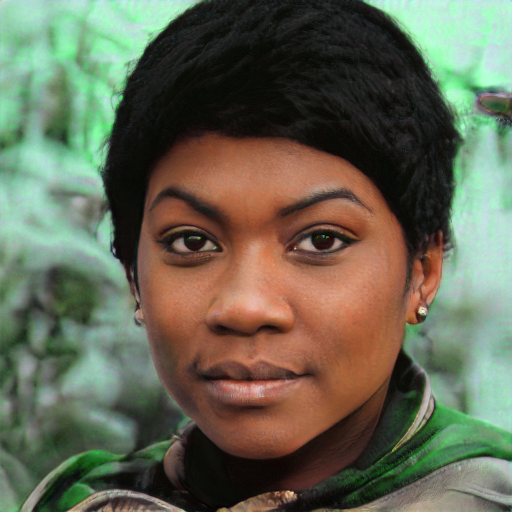
#> input picture source/example.jpeg, 1024 x 1024 px (shown at 1/2 size)
$ python DEMO_imgToCNC.py   (older library calls are emulated)
#> lines starting #> are read from the running program, lines starting #| are printed output that depends on the picture; after the words box and inside, x2 and y2 are one past the last pixel; in counts of white or black regions, pixels touching at a corner belong together
### configcheck.py
#-------------------------------------------------
# Check config.py and initialize image source

import config as cfg
import sys
import os
import random
import gan_generate as gan

#-------------------------------------------------

# Define formatting for stylized CLI info
class bcolors:
    HEADER = '\033[95m'
    OKBLUE = '\033[94m'
    OKGREEN = '\033[92m'
    WARNING = '\033[93m'
    FAIL = '\033[91m'
    ENDC = '\033[0m'
    BOLD = '\033[1m'
    UNDERLINE = '\033[4m'

statusOk = str(bcolors.OKGREEN + bcolors.BOLD + "OK" + bcolors.ENDC)
statusOkBlue = str(bcolors.OKBLUE + bcolors.BOLD + "OK" + bcolors.ENDC)
statusWarning = str(bcolors.WARNING + bcolors.BOLD + "Warning" + bcolors.ENDC)
statusDanger = str(bcolors.FAIL + bcolors.BOLD + "Danger" + bcolors.ENDC)
statusFatal = str(bcolors.FAIL + bcolors.BOLD + "Fatal" + bcolors.ENDC)

#-------------------------------------------------

# Load or generate image according to config.py
def imgLoad():
    print(bcolors.BOLD + "The following image will be painted:" + bcolors.ENDC)
    global img
    if cfg.imgRandom:
        files = os.listdir(cfg.imgRandom)
        while True:
            index = random.randrange(0, len(files))
            if not files[index].startswith("."):
                break
        img = str(cfg.imgRandom+"/"+(files[index]))
        print(img)
    elif cfg.imgPath:
        img = cfg.imgPath
        print(img)
    elif cfg.imgGenerate:
        if cfg.imgGenerate == "face":
            gan.proGanGen(cfg.imgGenerate)
        else:
            gan.styleGanGen(cfg.imgGenerate)
    else:
        sys.exit(statusFatal + " No image source specified in config.py")

#-------------------------------------------------

# Displays settings in human readable format and checks for dangerours settings
def securityCheck():
    if cfg.canvasWidth <= 0 or cfg.canvasHeight <= 0 or cfg.strokeLength <= 0 or cfg.brushSize <= 0:
        sys.exit(statusFatal + " One or more of the following values are 0 or negative: canvasWidth, canvasHeight, strokeLength, brushSize. Change them in config.py")
    else:
        statusStrokeLength = statusOk + " Stroke Length: " + str(cfg.strokeLength) + "mm"
        statusBrushSize = statusOk + " Brush Size: " + str(cfg.brushSize) + "mm"
    if cfg.canvasWidth > 1999:
        statusCanvasWidth = statusWarning + " Canvas Width: " + bcolors.WARNING + str(cfg.canvasWidth) + "mm" + bcolors.ENDC + " or " + str(round(cfg.canvasWidth/1000,2)) + "m or " + str(round(cfg.canvasWidth/24.5,2)) + " inches. The specified canvas size is considered very large. Proceed if this is intendet."
    else:
        statusCanvasWidth = statusOk + " Canvas Width: " + str(cfg.canvasWidth) + "mm"
    if cfg.canvasHeight > 1999:
        statusCanvasHeight = statusWarning + " Canvas Height: " + bcolors.WARNING + str(cfg.canvasHeight) + "mm" + bcolors.ENDC + " or " + str(round(cfg.canvasHeight/1000,2)) + "m or " + str(round(cfg.canvasHeight/24.5,2)) + " inches. The specified canvas size is considered very large. Proceed if this is intendet."
    else:
        statusCanvasHeight = statusOk + " Canvas Height: " + str(cfg.canvasHeight) + "mm"
    if cfg.toolDepth < 20 and cfg.toolDepth > 0:
        statusToolDepth = statusWarning + " Tool Depth: " + bcolors.WARNING + str(cfg.toolDepth) + "mm" + bcolors.ENDC + " or " + str(round(cfg.toolDepth/24.5,2)) + " inches. Your tool will push into the canvas. Proceed if the tool or canvas is flexible."
    elif cfg.toolDepth >= 20:
        statusToolDepth = statusDanger + " Tool Depth: " + bcolors.FAIL + str(cfg.toolDepth) + "mm" + bcolors.ENDC + " or " + str(round(cfg.toolDepth/24.5,2)) + " inches. The tool depth is considered very high and will push deeply into the canvas. Proceed with caution."
    else:
        statusToolDepth = statusOk + " Tool Depth: " + str(cfg.toolDepth) + "mm"

    if cfg.blur % 2 == 0 and cfg.blur != 0 or cfg.blur < 0:
        sys.exit(statusFatal + " cfg.Blur: " + bcolors.FAIL + str(cfg.blur)+ "px" + bcolors.ENDC + " Blur has to be an odd number and not negative.")
    if cfg.threshColor > 255:
        sys.exit(statusFatal + " Threshold: " + bcolors.FAIL + str(cfg.threshColor) + bcolors.ENDC + " threshColor has to be between 0 and 255 or negative for deactivation.")

    # Print CLI info
    print(str(bcolors.BOLD + "Security Check" + bcolors.ENDC))
    print(statusCanvasWidth)
    print(statusCanvasHeight)
    print(statusBrushSize)
    print(statusStrokeLength)
    print(statusToolDepth)
    print(str(bcolors.BOLD + "Fine Tuning" + bcolors.ENDC))
    if cfg.imgScale != 1:
        print(statusOkBlue + " Image Scale: " + str(cfg.imgScale))
    if cfg.denoise >= 0:
        print(statusOkBlue + " Denoise: " + str(cfg.denoise))
    if cfg.blur > 0:
        print(statusOkBlue + " Blur: " + str(cfg.blur))
    if cfg.threshColor > -1:
        print(statusOkBlue + " Threshold: " + str(cfg.threshColor) + "-255")
    print(bcolors.BOLD + "Summary" + bcolors.ENDC)
    print("The robot will paint a " + str(cfg.canvasWidth) + "x" + str(cfg.canvasHeight) + "mm painting with a stroke diameter of " + str(cfg.brushSize) + "mm, a maximum stroke length of " + str(cfg.strokeLength) + "mm and the tool will push " + str(cfg.toolDepth) + "mm into the canvas.")
    input("Press [Enter] to start.")

### DEMO_imgToCNC.py
#-------------------------------------------------
# Copyright (c) 2019, Titus Ebbecke. All rights reserved.
#-------------------------------------------------

import numpy as np
from numpy import linalg as LA
import cv2
import sys
import math
import socket
import time
import datetime
import pathlib
import config as cfg
import configcheck as check
import colors
from copy import deepcopy

#-------------------------------------------------
# Initialize image loading/generation and check config

check.imgLoad()
check.securityCheck()

#-------------------------------------------------
# Image preparation and color quantization

img = cv2.imread(check.img)
#> img is the input picture: shape (1024, 1024, 3); mean B, G, R 83.7, 102.9, 101.2

height, width, depth = img.shape
#> height = 1024; width = 1024; depth = 3
img = cv2.resize(img,(int(width*cfg.imgScale), int(height*cfg.imgScale))) # Scales image, when defined in config.py
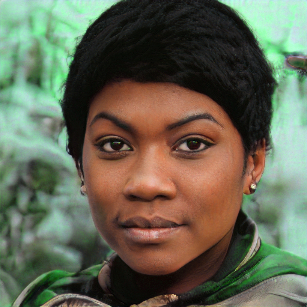
#> img: shape (307, 307, 3); mean B, G, R 83.5, 102.7, 101.1

# Apply fine tuning, when specified in config.py
if cfg.blur > 0:
    img = cv2.GaussianBlur(img,(cfg.blur,cfg.blur),0)
if cfg.denoise > 0:
    img = cv2.fastNlMeansDenoisingColored(img,None,cfg.denoise,cfg.denoise,7,21)
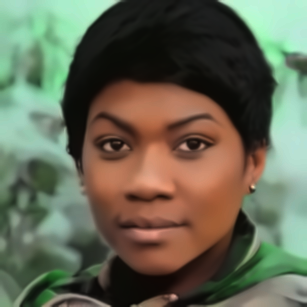
#> img: shape (307, 307, 3); mean B, G, R 83.2, 102.5, 101
if cfg.threshColor >= 0:
    img = cv2.threshold(img,cfg.threshColor,255,cv2.THRESH_BINARY)[1]

Y = img.reshape((-1, 3))
Y = np.float32(Y)

# K-means Algorithm to reduce color amount to K
K = colors.colorPaint.shape[0] # Amount of colors
criteria = (cv2.TERM_CRITERIA_EPS + cv2.TERM_CRITERIA_MAX_ITER, 10, 1.0)
ret,label,center=cv2.kmeans(Y,K,None,criteria,10,cv2.KMEANS_RANDOM_CENTERS)
#> ret = 28292485; center = [[56.6, 78.45, 59.34], [67.97, 95.62, 155.7], [110.5, 134, 109.1], [200.5, 228.7, 172.2], [135.3, 158.8, 129.7], [52.17, 68.72, 110.1], [96.25, 125.5, 191.1], [166.5, 199.7, 144.2], [83.95, 106.5, 85.87], [34.36, 44.5, 71.24], [12.66, 16.23, 16.84], [27.69, 34.34, 32.36]]
center = np.uint8(center)
#> center = [[56, 78, 59], [67, 95, 155], [110, 133, 109], [200, 228, 172], [135, 158, 129], [52, 68, 110], [96, 125, 191], [166, 199, 144], [83, 106, 85], [34, 44, 71], [12, 16, 16], [27, 34, 32]]
res = center[label.flatten()]
res2 = res.reshape((img.shape))
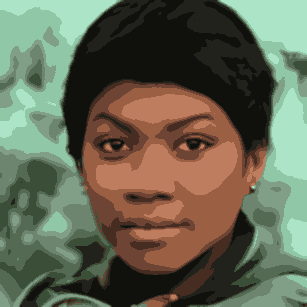
#> res2: shape (307, 307, 3); mean B, G, R 82.6, 102, 100.5

#-------------------------------------------------
# Change reduced colors to the colors defined in colors.py

colorDifferenceMax = 500
a = []
b = []
c = []

for i in range(K):
    for j in range(K):
        #d = math.sqrt((((center[i][2])-(colors.colorPaint[j][2])))**2 + (((center[i][1])-(colors.colorPaint[j][1])))**2 + (((center[i][0])-(colors.colorPaint[j][0])))**2) # Calculate euclidean distance between source colors and palette colors
        d = math.sqrt((((center[i][2])-(colors.colorPaint[j][2]))*0.3)**2 + (((center[i][1])-(colors.colorPaint[j][1]))*0.59)**2 + (((center[i][0])-(colors.colorPaint[j][0]))*0.11)**2) # Calculate euclidean distance with weights. May improve color matching. Eyes perceive some colors better then others. Uncomment this line and comment out the above one, to apply
        a.insert(j, int(d))
    if a[np.argmin(a)] < colorDifferenceMax: # Fallback when color distance is too large
        b.insert(i, np.argmin(a))
        a.clear()
        c.clear()
    else:
        b.insert(i, "null")
        a.clear()
#> after the loop, a = []; b = [10, 9, 5, 1, 8, 10, 6, 1, 5, 10, 11, 11]

# Match colors from k-means reduced input image with color palette from colors.py
for i in range(K):
   res2[np.where((res2== [center[i]]).all(axis=2))] = [colors.colorPaint[b][i]]
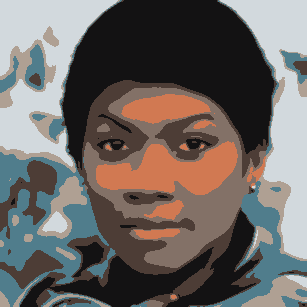
#> res2: shape (307, 307, 3); mean B, G, R 99.9, 103.1, 108.7
imgReduced = deepcopy(res2)

#-------------------------------------------------
# Setup parameters for CNC translation

# Calculate pixel-to-mm ratio
canvasSize = [cfg.canvasWidth, cfg.canvasHeight]
if img.shape[0] > img.shape[1]:
    resizeFactor = canvasSize[0]/img.shape[0]
else:
    resizeFactor = canvasSize[0]/img.shape[1]
#> resizeFactor = 2.61

# Setup variables
size = np.size(img)
#> size = 282747
done = False
brushPixel = (cfg.brushSize/resizeFactor)*2
#> brushPixel = 11.51
tolerance = 5 # Shrinks the brush size to force overlapping strokes. Increase for less missed spots. Value in mm.
initialPath = True
contourExists = False
singlePathJump = False
directionDegrees = 90
kernelBrush = np.ones((int(brushPixel)-int((tolerance/resizeFactor)*2),int(brushPixel)-int((tolerance/resizeFactor)*2)),np.uint8) # Erosion kernel. Reduces brush size. Increase negative values, to reduce missed painting spots
messageCount = 0

#-------------------------------------------------
# Communication disabled in demo mode
#
# Network - Socket

#Binds the Client with the Server
#mySocket = socket.socket()
#mySocket.bind((cfg.host,cfg.port))

#mySocket.listen(1)
#conn, addr = mySocket.accept()
#print ("Connection from: " + str(addr))

#-------------------------------------------------
# Define communication function

def sendActions(message):
    global messageCount
    #message = message.encode()
    #conn.send(message)
    print("Message sent to client:", message)
    print("\n")
    messageCount += 1
    #answer = conn.recv(33)
    #answer = answer.decode()
    #print("Client answer:", answer)

#-------------------------------------------------
# Near-Real-Time communication with robot
#
# DOCUMENTATION
#
# <Status 1> = Normal frame of coordinates.
# <Status 2> = Take paint with tool. May be removed, when your tool supports continous paint delivery and needs no paint refresh.
# <Status 3> = Path jump. A contour has been finished and the robot jumps to the beginning of the next contour.

# Loop through all colors K
for i in range(K):
    mask = cv2.inRange(res2, colors.colorPaint[i], colors.colorPaint[i]) # Define parameters of the color mask
    ## Remove noise form mask with erosion followed by dilation (Opening)
    #kernel = np.ones((2,2),np.uint8) # Fine tune kernel for less or more denoising
    #mask = cv2.morphologyEx(mask, cv2.MORPH_OPEN, kernel)
    colorSelected = colors.colorPaint[i]

    while(not done):
        ret, thresh = cv2.threshold(mask, 127, 255, 0) # Mask color K
        im2, contours, hierarchy = cv2.findContours(thresh, cv2.RETR_TREE, cv2.CHAIN_APPROX_SIMPLE) # Find contours in color mask
        cv2.drawContours(res2, contours, -1, (0,255,0), 1) # Draw contours
        zeros = size - cv2.countNonZero(mask)
        mask = cv2.erode(mask,kernelBrush,iterations = 1) # Shrink mask for innermore contour

        # Take paint for the very first time, when currently selected color exists
        if len(contours) > 0 and initialPath == True:
            sendActions('<Ext><Status>2</Status><Color>99</Color></Ext>')
            print("Start with color:", colors.colorPaint[i])
            currentStrokeLength = 0
            initialPath = False

        # Loop through all contours of the current color
        for l in range(len(contours)):
            newPath = False
            if len(contours[l])>1:
                for m in range(len(contours[l])):
                    contourExists = True
                    # Calculate distance to next coordinate, if there is a next coordinate in the array
                    if m < (len(contours[l])-1):
                        dist = round((np.linalg.norm(contours[l][m][0]-contours[l][m+1][0]))*resizeFactor,1) # Calculate euclidean distance from current to next point

                        # Calculate more distant coordinates
                        if m < (len(contours[l])-5):
                            longDist = round((np.linalg.norm(contours[l][m][0]-contours[l][m+5][0]))*resizeFactor,1) # Calculate euclidean distance from current to fifth next point
                            longX = round(contours[l][m+5][0][0]*resizeFactor)
                            longY = round(contours[l][m+5][0][1]*resizeFactor)
                        # Fallback, when the coordinate array approached it's end
                        else:
                            longX = round(contours[l][m][0][0]*resizeFactor)
                            longY = round(contours[l][m][0][1]*resizeFactor)
                            longDist = 0

                    # Calculate final coordinates (new and old ones)
                    # A coordinate is one xy-point in pixel of the contour-array
                    # It's then multiplied by the resize factor, to convert it into mm
                    currentX = round((contours[l][m][0][0])*resizeFactor)
                    currentY = round((contours[l][m][0][1])*resizeFactor)
                    lastX = round((contours[l][m-1][0][0])*resizeFactor)
                    lastY = round((contours[l][m-1][0][1])*resizeFactor)

                    # Calculate the direction to the next point
                    directionRadians = math.atan2(currentY-lastY, currentX-lastX)
                    directionDegrees = (round(math.degrees(directionRadians)/10))*10
                    # If the distance to the next point is too short and therefore irrelevant, take fifth next point
                    # This prevents the tool from changing it's direction unnecessarily much, when points have wildly different directions, because they're very close to each other
                    if longDist < 40:
                        directionRadians = math.atan2(longY-lastY, longX-lastX)
                        directionDegrees = (round(math.degrees(directionRadians)/10))*10

                    # CLI info
                    print("Angle to next point:", directionDegrees)
                    print("Distance to next point:", dist)
                    print("Stroke length:", currentStrokeLength)

                    #-------------------------------------------------
                    # Sending status and coordinate frames

                    # Check if coordinates are far enough away from the canvas border
                    # Not painting these coordinates prevents the robot from painting 'framing contours'
                    # These are created when the edge-contour of a (empty) background are found
                    # You may change this, if you also want these to be painted, e.g. in a full color painting
                    if currentX <= canvasSize[0]-10 and currentY <= canvasSize[1]-10 and currentX > 10 and currentY > 10:
                        sendActions('<Ext><Status>1</Status><Points><xyzabc X="'+str(currentX)+'" Y="'+str(currentY)+'" Z="'+str(cfg.toolDepth)+'" A="-0" B="-15" C="0"/></Points></Ext>')

                    # When coordinates are too close to the edge (framing coordinates), move the robot to X=350, Y=350, Z=-300
                    # The robot will stay there and do nothing, until the current coordinates are not framing coordinates
                    elif currentX <= canvasSize[0] and currentY <= canvasSize[1]:
                        print("Coordinates too close to the edge. Wait for innermore coordinates.")
                        sendActions('<Ext><Status>1</Status><Points><xyzabc X="350" Y="350" Z="-300" A="-0" B="-15" C="0"/></Points></Ext>')

                    else:
                    # Exit with fatal, when coordinates outside of the canvas are being generated
                    # This prevents the robot from leaving the canvas during the painting process
                        print("currentX, currentY", currentX, currentY)
                        sys.exit("Fatal: Points are being generated, that are larger than the given canvas size. Proceeding may cause serious damage and injury to the manipulator and it's sourroundings.")

                    # Refresh paint, if the robot has painted a path longer than "strokeLength"
                    if currentStrokeLength > cfg.strokeLength:
                        print("Maximum stroke length reached. Refresh paint")
                        sendActions('<Ext><Status>2</Status><Color>99</Color></Ext>')
                        currentStrokeLength = 0 # Reset length of the stroke after color refresh

                    currentStrokeLength = currentStrokeLength+dist # Calculate the length of the path painted
                    singlePathJump = True

            print("Contour finished. Jump to new contour.")
            if singlePathJump == True:
                # Jump to new contour
                sendActions('<Ext><Status>3</Status><Points><xyzabc X="'+str(lastX)+'" Y="'+str(lastY)+'" Z="'+str(cfg.toolDepth)+'" A="-0" B="-15" C="0"/></Points></Ext>')
                newPath = True
                singlePathJump = False

        if zeros==size:
            done = True
            contourExists == False
    done = False
#> this loop made 12 passes
#> pass 2, `mask = cv2.inRange(res2, colors.colorPaint[i], colors.colorPaint[i])`:
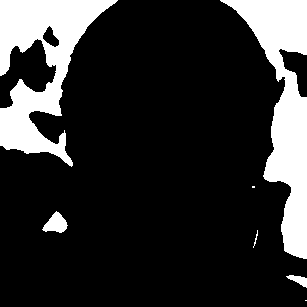
#> mask: shape (307, 307); 18.5% white; 7 white regions (2 under 20 px), largest, box (x1, y1, x2, y2) and area: (220, 0, 307, 259) 8504, (0, 0, 118, 167) 8401, (42, 211, 68, 233) 333, (286, 275, 307, 288) 135, (253, 230, 258, 248) 24
#> after the loop:
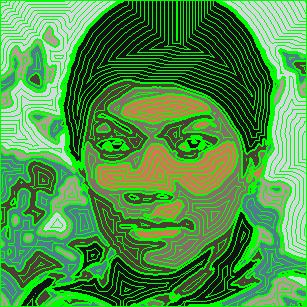
#> res2: shape (307, 307, 3); mean B, G, R 68.6, 148.9, 74.9
#> after the loop, currentStrokeLength = 104.2; initialPath = False

if done == True:
    #conn.close()
    print("Color finished.")

#-------------------------------------------------
# Save and show prepared source image and paths.

pathlib.Path("demo_results").mkdir(exist_ok=True) # Create /demo_results folder, if it doesn't exist
filename = "demo_results/"+str(f"{datetime.datetime.now():%Y%m%d_%H-%M-%S}") # Randomize filename
cv2.imwrite(filename+"_source.png", img) # Save image
cv2.imwrite(filename+"_reduced.png", imgReduced) # Save image
cv2.imwrite(filename +"_vectors.png", res2) # Save image
print("Painting finished.")
print("Total amount of messages sent:", messageCount)
print("Results saved as: "+filename)
cv2.imshow("Path Preview", res2)
cv2.waitKey(0)
cv2.destroyAllWindows()
